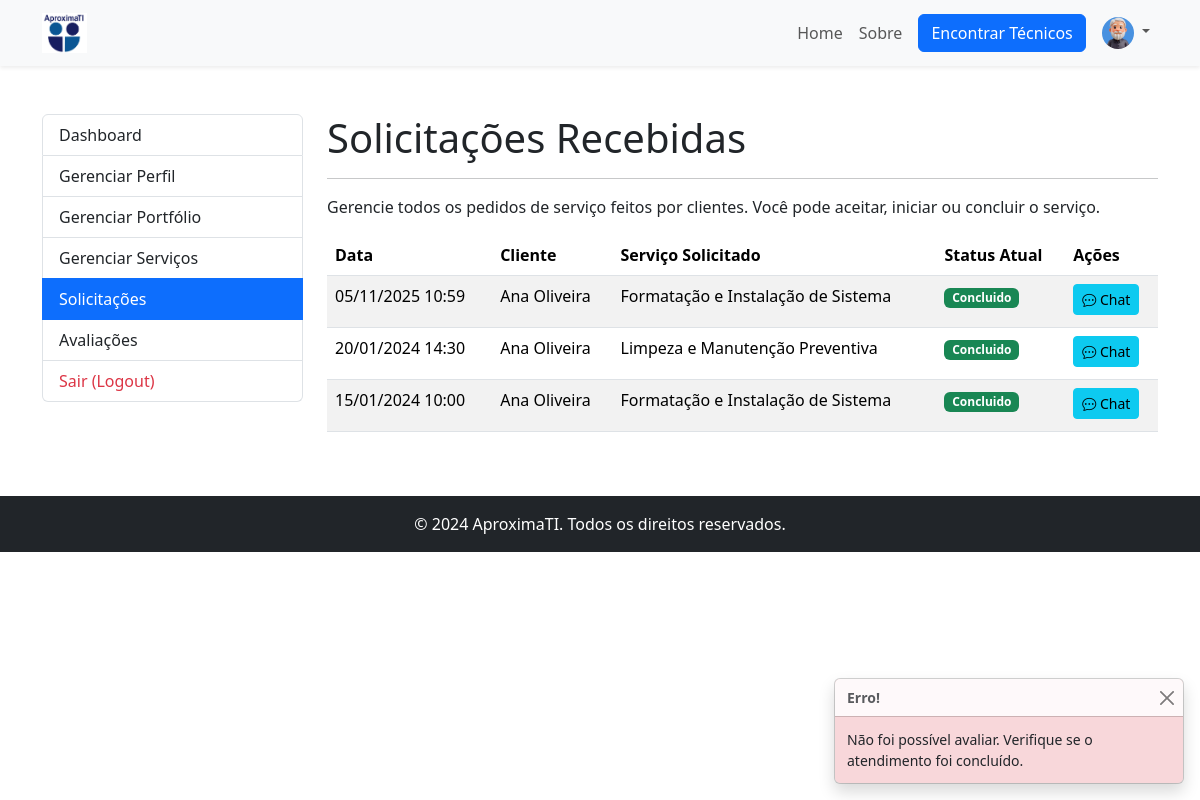
/painel/gerenciarAtendimentos.php?erro=atendimento_invalido (signed in), run on the app's committed database.
### tables this page shows
CREATE TABLE `atendimentos` (
  `id` int(11) NOT NULL,
  `cliente_id` int(11) NOT NULL,
  `tecnico_id` int(11) NOT NULL,
  `servico_id` int(11) NOT NULL,
  `status` enum('pendente','em_andamento','concluido','cancelado') DEFAULT 'pendente',
  `data_atendimento` datetime DEFAULT current_timestamp()
);

CREATE TABLE `usuarios` (
  `id` int(11) NOT NULL,
  `nome` varchar(100) NOT NULL,
  `email` varchar(100) NOT NULL,
  `senha` varchar(255) NOT NULL,
  `tipo` enum('tecnico','cliente','admin') NOT NULL,
  `telefone` varchar(20) DEFAULT NULL,
  `cidade` varchar(100) DEFAULT NULL,
  `estado` char(2) DEFAULT NULL,
  `foto_perfil` varchar(255) DEFAULT NULL,
  `especialidade` varchar(255) DEFAULT NULL,
  `data_cadastro` datetime DEFAULT current_timestamp()
);

CREATE TABLE `servicos` (
  `id` int(11) NOT NULL,
  `tecnico_id` int(11) NOT NULL,
  `titulo` varchar(100) NOT NULL,
  `descricao` text DEFAULT NULL,
  `preco` decimal(10,2) DEFAULT NULL
);

### classes/AtendimentoDAO.php (called while the page is built, shortened)
<?php
class AtendimentoDAO {
    private $pdo;
    public function __construct(PDO $pdo) {
        $this->pdo = $pdo;
    }
    public function buscarPorTecnicoId($tecnicoId) {
        $sql = "SELECT
                    a.id,
                    a.status,
                    a.data_atendimento,
                    u.nome AS cliente_nome,
                    s.titulo AS servico_titulo
                FROM atendimentos AS a
                JOIN usuarios AS u ON a.cliente_id = u.id
                JOIN servicos AS s ON a.servico_id = s.id
                WHERE a.tecnico_id = ?
                ORDER BY a.data_atendimento DESC";
        $stmt = $this->pdo->prepare($sql);
        $stmt->execute([$tecnicoId]);
        return $stmt->fetchAll();
    }
}
?>

### painel/gerenciarAtendimentos.php (the view, shortened to what this page needs)
<?php
require_once '../includes/db.php';
require_once '../classes/AtendimentoDAO.php';
$atendimentoDAO = new AtendimentoDAO($pdo);
$atendimentos = $atendimentoDAO->buscarPorTecnicoId($_SESSION['usuario_id']);
include '../includes/header.php';
?>
<main class="container my-5">
    <div class="row">
        <div class="col-md-3">
            <?php
                include '../includes/menuTecnico.php';
            ?>
        </div>
        <div class="col-md-9">
            <h1>Solicitações Recebidas</h1>
            <hr>
            <p>Gerencie todos os pedidos de serviço feitos por clientes. Você pode aceitar, iniciar ou concluir o serviço.</p>
            <div class="table-responsive">
                <table class="table table-striped table-hover">
                    <thead>
                        <tr>
                            <th scope="col">Data</th>
                            <th scope="col">Cliente</th>
                            <th scope="col">Serviço Solicitado</th>
                            <th scope="col">Status Atual</th>
                            <th scope="col">Ações</th>
                        </tr>
                    </thead>
                    <tbody>
                        <?php if (empty($atendimentos)): ?>
                            <tr>
                                <td colspan="5" class="text-center text-muted">Você ainda não recebeu nenhuma solicitação de serviço.</td>
                            </tr>
                        <?php else: ?>
                            <?php foreach ($atendimentos as $atendimento): ?>
                                <tr>
                                    <td><?php echo date('d/m/Y H:i', strtotime($atendimento['data_atendimento'])); ?></td>
                                    <td><?php echo htmlspecialchars($atendimento['cliente_nome']); ?></td>
                                    <td><?php echo htmlspecialchars($atendimento['servico_titulo']); ?></td>
                                    <td>
                                        <span class="badge
                                            <?php
                                                switch($atendimento['status']) {
                                                    case 'concluido': echo 'bg-success'; break;
                                                }
                                            ?>">
                                            <?php echo ucfirst(str_replace('_', ' ', $atendimento['status'])); ?>
                                        </span>
                                    </td>
                                    <td>
                                        <a href="chat.php?atendimento_id=<?php echo $atendimento['id']; ?>" class="btn btn-sm btn-info mb-1" title="Abrir Chat">
                                            <i class="bi bi-chat-dots"></i> Chat
                                        </a>
                                    </td>
                                </tr>
                            <?php endforeach; ?>
                        <?php endif; ?>
                    </tbody>
                </table>
            </div>
        </div>
    </div>
</main>
<?php
include '../includes/footer.php';
?>

### data on the page
atendimentos: data_atendimento "05/11/2025 10:59", cliente.nome "Ana Oliveira", servico.titulo "Formatação e Instalação de Sistema", status "Concluido"
atendimentos: data_atendimento "20/01/2024 14:30", cliente.nome "Ana Oliveira", servico.titulo "Limpeza e Manutenção Preventiva", status "Concluido"
atendimentos: data_atendimento "15/01/2024 10:00", cliente.nome "Ana Oliveira", servico.titulo "Formatação e Instalação de Sistema", status "Concluido"
